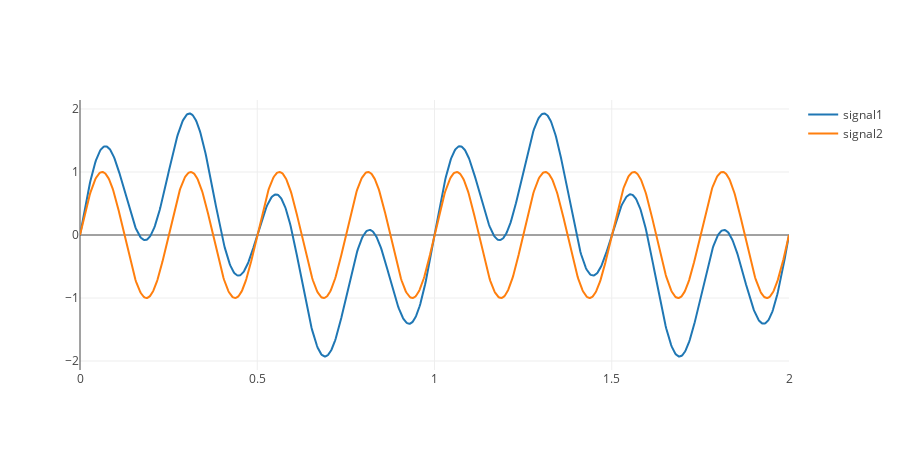

Notebook code for this chart:
### Code cell
import plotly as py
py.offline.init_notebook_mode(connected=True)
import numpy as np


print(py.__version__)


from plotly.graph_objs import Scatter, Layout
N = 1024
T = 2
t = np.linspace(0, T, N)
f1 = 1
f2 = 4

f3 = 8

s1 = [np.sin(np.pi * 2 *f1 * i) + np.sin(np.pi * 2 *f2 * i) for i in t]
s2 = [np.sin(np.pi * 2 *f2 * i) for i in t]



tr_s1 = Scatter(
    x = t,
    y = s1,
    name='signal1'
)


tr_s2 = Scatter(
    x = t,
    y = s2,
    name='signal2'
)

fig = py.tools.make_subplots(rows = 1, cols = 1)
fig['layout'].update(height=450, width=900)
fig.append_trace(tr_s1, 1, 1)
fig.append_trace(tr_s2, 1, 1)
py.offline.iplot(fig)

### Figure 1 — Plotly figure (JSON) as saved in the notebook; plotly's stock layout.template omitted (floating-point values rounded to 4 significant figures; data arrays with more than 128 entries replaced by an {"elided": "..."} marker saying what was removed)
{"data": [{"name": "signal1", "type": "scatter", "x": {"elided": "1024 float values"}, "xaxis": "x1", "y": {"elided": "1024 float values"}, "yaxis": "y1"}, {"name": "signal2", "type": "scatter", "x": {"elided": "1024 float values"}, "xaxis": "x1", "y": {"elided": "1024 float values"}, "yaxis": "y1"}], "layout": {"height": 450, "width": 900, "xaxis1": {"anchor": "y1", "domain": [0, 1]}, "yaxis1": {"anchor": "x1", "domain": [0, 1]}}}
